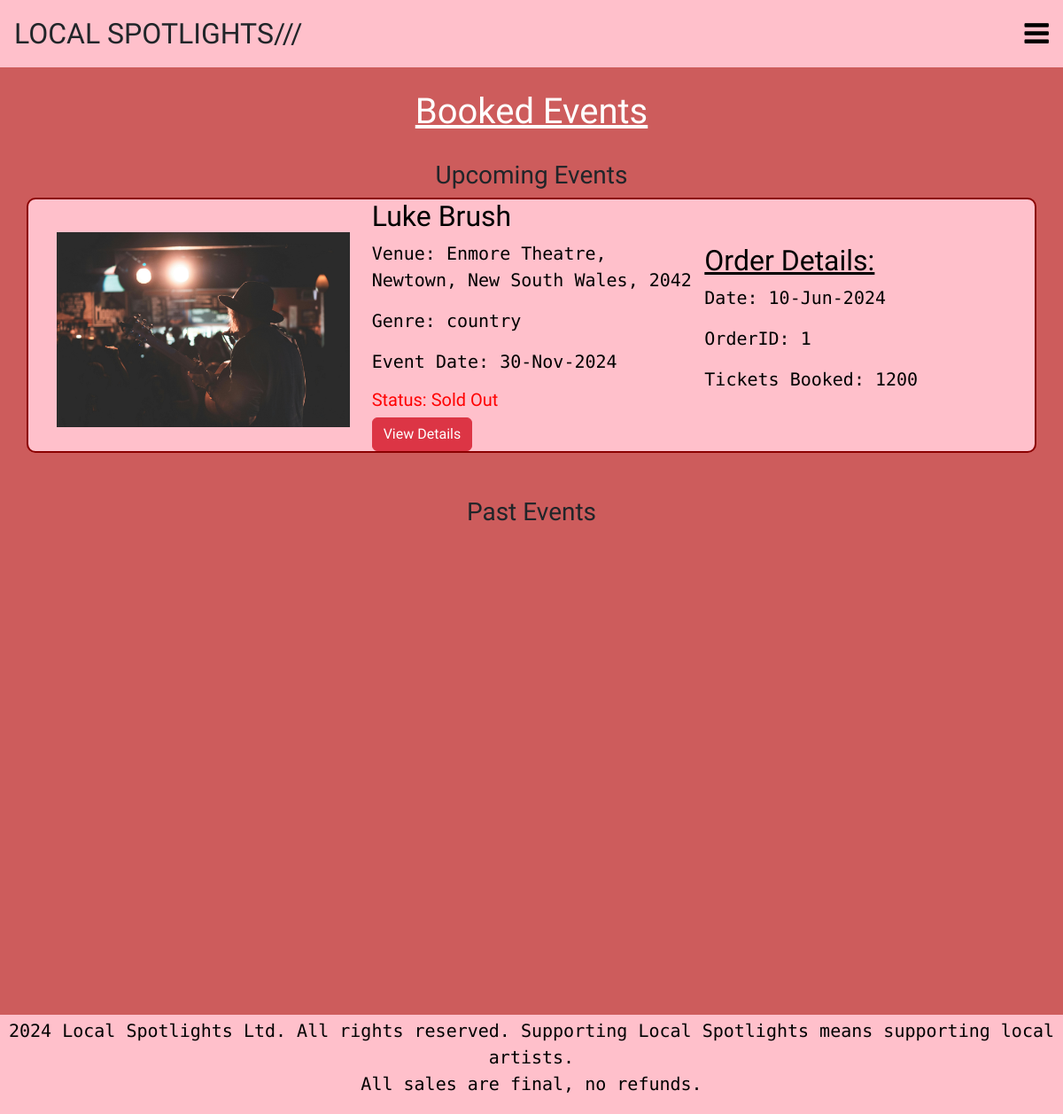
The app's page /events/booked-events (signed in) with its own data.
### local_spotlights/models.py (models this page shows, shortened)
class Order(db.Model):
    __tablename__ = 'orders'
    id = db.Column(db.Integer, primary_key=True)
    ticket_quantity = db.Column(db.Integer)
    order_date = db.Column(db.DateTime, default=datetime.now())
    user_id = db.Column(db.Integer, db.ForeignKey('users.id'))
    event_id = db.Column(db.Integer, db.ForeignKey('events.id'))

class Event(db.Model):
    __tablename__ = 'events'
    id = db.Column(db.Integer, primary_key=True)
    artist = db.Column(db.String(80))
    description = db.Column(db.String(200))
    img = db.Column(db.String(400))
    genre = db.Column(db.String(100))
    venue = db.Column(db.String(300))
    date = db.Column(db.Date)
    start_time = db.Column(db.Time)
    end_time = db.Column(db.Time)
    ticket_quantity = db.Column(db.Integer)
    ticket_price = db.Column(db.Float(20))
    comments = db.relationship('Comment', backref='event')
    status = db.relationship('EventStatus', backref='event', uselist=False)
    order = db.relationship('Order', backref="event")
    user_id = db.Column(db.Integer, db.ForeignKey('users.id'))

class EventStatus(db.Model):
    __tablename__ = 'eventstatus'
    id = db.Column(db.Integer, primary_key=True)
    status = db.Column(db.String(20))
    tickets_available = db.Column(db.Integer)
    status_date = db.Column(db.DateTime, default = datetime.now())
    event_id = db.Column(db.Integer, db.ForeignKey('events.id'))
    def __repr__(self):
        return f"Status: {self.status}"

### local_spotlights/events.py (the view)
@eventbp.route('/booked-events')
def booked_events():
    orders = db.session.query(Order).join(Event).join(EventStatus).filter(Order.user_id == current_user.id).all()
    upcoming_events = [(order, order.event) for order in orders if order.event.status.status == 'Open' or order.event.status.status == 'Sold Out']
    past_events = [(order, order.event) for order in orders if order.event.status.status == 'Cancelled' or order.event.status.status == 'Inactive']
    return render_template('events/booked_events.html', upcoming_events=upcoming_events, past_events=past_events)

### local_spotlights/templates/events/booked_events.html (shortened to what this page needs)
{% extends "base.html" %}
{% block head %}
{{ super() }}
<link rel="stylesheet" type="text/css" href="{{ url_for('static', filename='styles/booked_event_style.css') }}" />
{% endblock head %}
    {% block content %}
    <div class="main_container">
        <div style="font-size: 40px; text-decoration: underline; text-align: center; color:white;
        margin-bottom:25px;">Booked Events</div>
    </div>
    <div class="upcoming_events">
        <h3>Upcoming Events</h3>
        {% for order, event in upcoming_events %}
        <div class="container">
            <div class="image">
                <img src="{{event.img}}">
            </div>
            <div class="text">
                <h2>{{event.artist}}</h2>
                <p> Venue: {{event.venue}} </p>
                <p> Genre: {{event.genre}} </p>
                <p> Event Date: {{event.date.strftime('%d-%b-%Y')}} </p>
                <h5>{{event.status}}</h5>
                <a href="{{url_for('event.show', id=event.id)}}" class="btn btn-danger">View Details</a>
            </div>
            <div class="order">
                <h2 class="order_title">Order Details: </h2>
                <p>Date: {{ order.order_date.strftime('%d-%b-%Y') }} </p>
                <p>OrderID: {{ order.id }}</p>
                <p>Tickets Booked: {{ order.ticket_quantity }}</p>
            </div>
        </div>
        {% endfor %}
    </div>
    <div class="past_events" style="margin-top: 50px; margin-bottom: 250px;">
        <h3>Past Events</h3>
    </div>
    <div style="height:300px;">
    </div>
    {% endblock content %}

### local_spotlights/templates/base.html (shortened to what this page needs)
<!DOCTYPE html>
<html>
{% block head %}
<head>
    <link rel="stylesheet" href="https://cdnjs.cloudflare.com/ajax/libs/font-awesome/4.7.0/css/font-awesome.min.css">
</head>
{% endblock head %}
<body>
    <div class="topnav" id="myTopnav">
        <a>LOCAL SPOTLIGHTS///</a>
        <a href="javascript:void(0);" class="icon" id="burgerMenu">
            <i class="fa fa-bars"></i>
        </a>
    </div>
    {% block content %} {% endblock content %}
    <footer style="bottom:0 !important; font-family:azeret mono; text-align: center; padding: 3px; background-color: pink; color: black;">
        <p>
            {{year}} Local Spotlights Ltd. All rights reserved. Supporting Local Spotlights means supporting local artists.
            <br /> All sales are final, no refunds.
        </p>
    </footer>
    <link href="https://cdn.jsdelivr.net/npm/bootstrap@5.3.3/dist/css/bootstrap.min.css" rel="stylesheet"
>
</body>
</html>

### local_spotlights/static/styles/booked_event_style.css (style rules this page uses)
body { background-color: indianred !important; font-size: 30px; font-family: Pixelify Sans !important; font-weight: 500; overflow-x: hidden; }
.topnav { background-color: pink; overflow: hidden; margin-bottom: 20px; width: 100%; }
.topnav .icon { display: none !important; }
@media screen and (max-width:1700px) { .topnav a:not(:first-child) { display: none !important; } }
@media screen and (max-width:1700px) { .topnav a.icon { float: right !important; display: block !important; } }
img { max-height: 500px !important; max-width: 100% !important; margin-top: 10px !important; padding: 20px !important; }
p { font-family: Azeret mono; font-size: 20px; }
.topnav a { float: left; display: block; color: black; text-align: center; padding: 14px 16px; text-decoration: none; font-size: 32px; font-family: pixelify sans; font-weight: 500; font-family: Pixelify Sans; }
.topnav .icon { display: none; }
.container { column-gap: 5px; display: flex; flex-direction: column; align-items: center; grid-template-columns: 1fr 1fr 1fr; background-color: pink; margin: 0px auto 50px auto; width: 100%; border-radius: 10px; padding: 0; text-align: left; color: black; border: 2px solid darkred; font-family: pixelify sans; }
@media (min-width:768px) { .container { flex-direction: row; } }
@media (min-width:768px) { .image, .text, .event_wrapper { width: 33.3333%; } }
h3 { text-align: center; font-family: pixelify sans; }
h5 { color: red !important; }
.order_title { color: black; text-decoration: underline; }

### records on screen
Order: img (picture), artist "Luke Brush", venue "Enmore Theatre, Newtown, New South Wales, 2042", genre "country", date "30-Nov-2024", status "Status: Sold Out", order_date "10-Jun-2024", id "1", ticket_quantity "1200"
